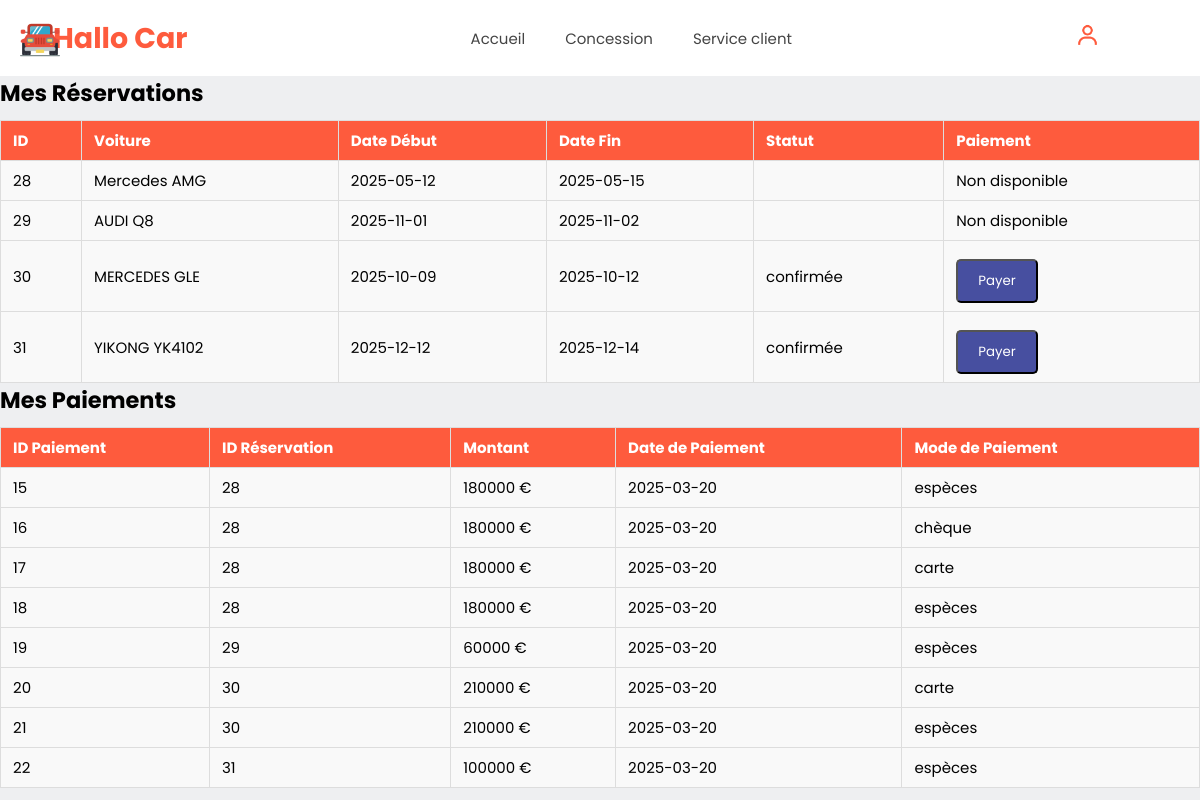
The page /php/client_compte.php (signed in) on the database its author committed.
### tables this page shows
CREATE TABLE `reservations` (
  `id_reservation` int(11) NOT NULL,
  `id_client` int(11) UNSIGNED NOT NULL,
  `id_voiture` int(11) UNSIGNED NOT NULL,
  `date_debut` date NOT NULL,
  `date_fin` date NOT NULL,
  `montant` int(10) DEFAULT NULL,
  `statut_reservation` enum('en attente','confirmée','annulée') NOT NULL
);

CREATE TABLE `voitures` (
  `id_voiture` int(11) NOT NULL,
  `marque` varchar(50) NOT NULL,
  `modele` varchar(50) NOT NULL,
  `annee_fabrication` int(11) DEFAULT NULL,
  `plaque_immatriculation` varchar(25) NOT NULL,
  `statut` enum('disponible','louée','en maintenance','') NOT NULL,
  `image` varchar(255) DEFAULT NULL,
  `prix_jour` int(11) NOT NULL,
  `reserve` tinyint(1) NOT NULL
);

CREATE TABLE `paiements` (
  `id_paiement` int(11) NOT NULL,
  `id_reservation` int(11) NOT NULL,
  `Montant` decimal(10,0) NOT NULL,
  `date_paiement` date NOT NULL,
  `mode_paiement` enum('carte','espèces','chèque') NOT NULL
);

### php/client_compte.php (the view, shortened to what this page needs)
<?php
require_once '../action/connexion.php';
$id_client = isset($_SESSION['user']['id_client']) ? $_SESSION['user']['id_client'] : null;
$sql_reservations = "SELECT r.id_reservation, v.marque, v.modele, r.date_debut, r.date_fin, r.statut_reservation
                     FROM reservations r
                     JOIN voitures v ON r.id_voiture = v.id_voiture
                     WHERE r.id_client = :id_client";
$ma_reservations = $pdo->prepare($sql_reservations);
$ma_reservations->execute(["id_client" => $id_client]);
$reservations = $ma_reservations->fetchAll(PDO::FETCH_ASSOC);
$sql_paiements = "SELECT p.id_paiement, p.id_reservation, p.montant, p.date_paiement, p.mode_paiement
                  FROM paiements p
                  JOIN reservations r ON p.id_reservation = r.id_reservation
                  WHERE r.id_client = :id_client";
$mon_paiements = $pdo->prepare($sql_paiements);
$mon_paiements->execute(["id_client" => $id_client]);
$paiements = $mon_paiements->fetchAll(PDO::FETCH_ASSOC);
?>
<!DOCTYPE html>
<html lang="fr">
<head>
    <link rel="stylesheet" href="../css/client1.css">
</head>
<body>
<header>
        <a href="#" class="logo"><img src="../img/jeep.png" alt="Logo"></a>
        <span class="logo-text">Hallo Car</span>
        <ul class="navbar">
            <li><a href="../php/client_compte.php">Accueil</a></li>
            <li><a href="../php/Concession.php">Concession</a></li>
            <li><a href="../php/service_client.php">Service client</a></li>
        </ul>
        <div class="header-btn">
        <a href="#" class="Profil" id="profile-link"><img src="../img/user-regular-240.png" alt="" width="25px" ></a>
        </div>
</header>
    <main class="dashboard-admin">
    <h2>Mes Réservations</h2>
    <table border="1">
        <tr>
            <th>ID</th>
            <th>Voiture</th>
            <th>Date Début</th>
            <th>Date Fin</th>
            <th>Statut</th>
            <th>Paiement</th>
        </tr>
        <?php if ($reservations) { ?>
    <?php foreach ($reservations as $res) { ?>
        <tr>
            <td><?= htmlspecialchars($res['id_reservation']) ?></td>
            <td><?= htmlspecialchars($res['marque'] . " " . $res['modele']) ?></td>
            <td><?= htmlspecialchars($res['date_debut']) ?></td>
            <td><?= htmlspecialchars($res['date_fin']) ?></td>
            <td><?= htmlspecialchars($res['statut_reservation']) ?></td>
            <td>
                <?php if ($res['statut_reservation'] == 'confirmée') { ?>
                    <form action="paiement.php" method="GET" style="display:inline;">
                        <button type="submit" class="btn">Payer</button>
                    </form>
                <?php } else { ?>
                    <span>Non disponible</span>
                <?php } ?>
            </td>
        </tr>
    <?php } ?>
<?php } else { ?>
    <tr><td colspan="6">Aucune réservation trouvée.</td></tr>
<?php } ?>
    </table>
    <h2>Mes Paiements</h2>
    <table border="1">
        <tr>
            <th>ID Paiement</th>
            <th>ID Réservation</th>
            <th>Montant</th>
            <th>Date de Paiement</th>
            <th>Mode de Paiement</th>
        </tr>
        <?php if ($paiements): ?>
            <?php foreach ($paiements as $pay): ?>
            <tr>
                <td><?= htmlspecialchars($pay['id_paiement']) ?></td>
                <td><?= htmlspecialchars($pay['id_reservation']) ?></td>
                <td><?= htmlspecialchars($pay['montant']) ?> €</td>
                <td><?= htmlspecialchars($pay['date_paiement']) ?></td>
                <td><?= htmlspecialchars($pay['mode_paiement']) ?></td>
            </tr>
            <?php endforeach; ?>
        <?php else: ?>
            <tr><td colspan="5">Aucun paiement trouvé.</td></tr>
        <?php endif; ?>
    </table>
</main>
</body>
</html>

### css/client1.css (style rules this page uses)
* { margin: 0; padding: 0; box-sizing: border-box; scroll-padding: 2rem; scroll-behavior: smooth; list-style: none; text-decoration: none; font-family: "poppins",sans-serif; }
:root { --primary-color: #fe5b3d; --secondary-color: #fFAC38; --text-color: #444; --gradient-color: linear-gradient(#fe5b3d, #fFAC38); }
html { font-size: 15px; }
body { background: #EEEFF1; }
header { width: 100%; top: 0; right: 0; z-index: 1000; display: flex; align-items: center; justify-content: space-between; background: #ffffff; padding: 15px 100px; }
.logo img { width: 40px; left: -80px; position: relative; top: 5px; }
.logo-text { font-size: 1.9rem; font-weight: 700; color: var(--primary-color); margin-left: -350px; }
.navbar { display: flex; align-items: center; }
.navbar li { position: relative; }
.navbar a { font-size: 1rem; padding: 10px 20px; color: var(--text-color); font-weight: 500px; }
.navbar a::after { content: ""; width: 0; height: 3px; background: var(--gradient-color); position: absolute; bottom: -4px; left: 0; transition: 0.5s; }
table { width: 100%; border-collapse: collapse; text-align: left; margin-top: 10px; }
th, td { padding: 8px 12px; border: 1px solid #ddd; }
th { background: var(--primary-color); color: #fff; }
td { background: #f9f9f9; }
.btn { background-color: #474fa0; color: white; padding: 10px 20px; border-radius: 5px; cursor: pointer; margin-top: 10px; transition: background-color 0.3s, box-shadow 0.3s; }

### rows shown on the page
reservations: id_reservation "28", id_voiture.modele "Mercedes AMG", date_debut "2025-05-12", date_fin "2025-05-15", statut_reservation "Non disponible"
reservations: id_reservation "29", id_voiture.modele "AUDI Q8", date_debut "2025-11-01", date_fin "2025-11-02", statut_reservation "Non disponible"
reservations: id_reservation "30", id_voiture.modele "MERCEDES GLE", date_debut "2025-10-09", date_fin "2025-10-12", statut_reservation "confirmée"
reservations: id_reservation "31", id_voiture.modele "YIKONG YK4102", date_debut "2025-12-12", date_fin "2025-12-14", statut_reservation "confirmée"
paiements: id_paiement "15", id_reservation "28", Montant "180000", date_paiement "2025-03-20", mode_paiement "espèces"
paiements: id_paiement "16", id_reservation "28", Montant "180000", date_paiement "2025-03-20", mode_paiement "chèque"
paiements: id_paiement "17", id_reservation "28", Montant "180000", date_paiement "2025-03-20", mode_paiement "carte"
paiements: id_paiement "18", id_reservation "28", Montant "180000", date_paiement "2025-03-20", mode_paiement "espèces"
paiements: id_paiement "19", id_reservation "29", Montant "60000", date_paiement "2025-03-20", mode_paiement "espèces"
paiements: id_paiement "20", id_reservation "30", Montant "210000", date_paiement "2025-03-20", mode_paiement "carte"
paiements: id_paiement "21", id_reservation "30", Montant "210000", date_paiement "2025-03-20", mode_paiement "espèces"
paiements: id_paiement "22", id_reservation "31", Montant "100000", date_paiement "2025-03-20", mode_paiement "espèces"
